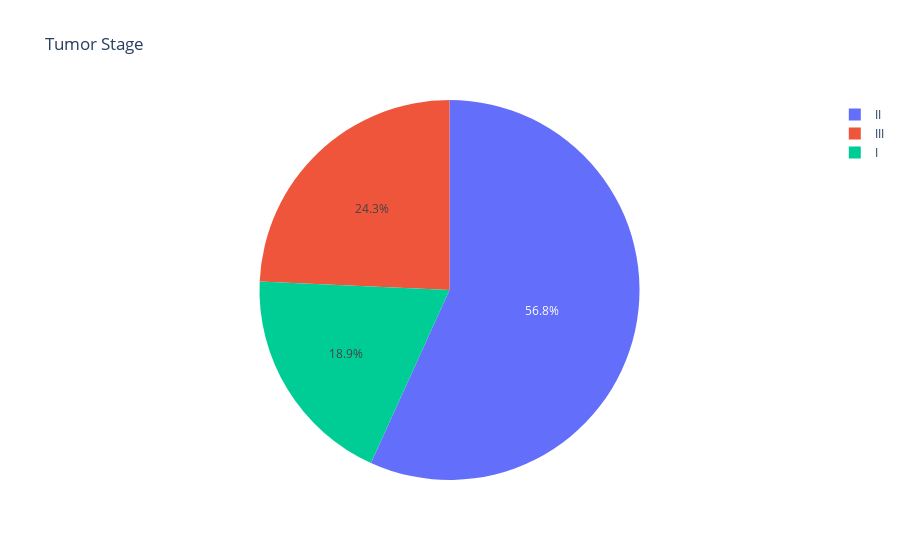

Here is the notebook cell this chart was saved with:
### Markdown cell above
#### Check the Stages of Cancer from the patients

### Code cell
# Tumor Stage
stage = df['Tumour_Stage'].value_counts()

figure = px.pie(values=stage.values, names=stage.index, title='Tumor Stage')

figure.show()
stage

### Figure 1 — Plotly figure (JSON) as saved in the notebook; plotly's stock layout.template omitted (floating-point values rounded to 4 significant figures)
{"data": [{"domain": {"x": [0, 1], "y": [0, 1]}, "hovertemplate": "label=%{label}<br>value=%{value}<extra></extra>", "labels": ["II", "III", "I"], "legendgroup": "", "name": "", "showlegend": true, "type": "pie", "values": [180, 77, 60]}], "layout": {"legend": {"tracegroupgap": 0}, "title": {"text": "Tumor Stage"}}}
